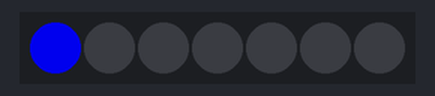
A sketch run on a simulated Arduino Uno, built with avr-gcc and run on an emulated ATmega328P. Parts: 7 RGB LEDs in strip order, left to right. Dim RGB values are drawn brighter than linear.

Above: at 0.1 s.
At 1.1 s:
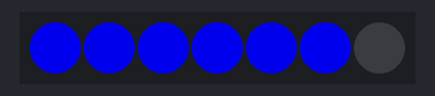
At 4.8 s:
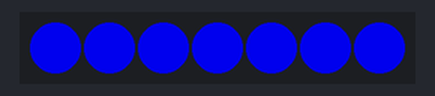
At 13.51 s:
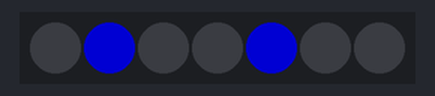
At 22.25 s:
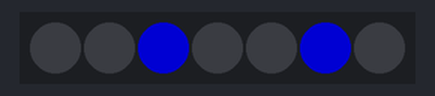
At 39.94 s:
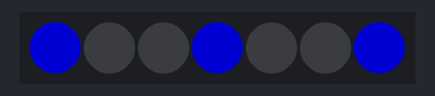
Timing chart, 0 to 40.0 s (numbered marks = the images above):
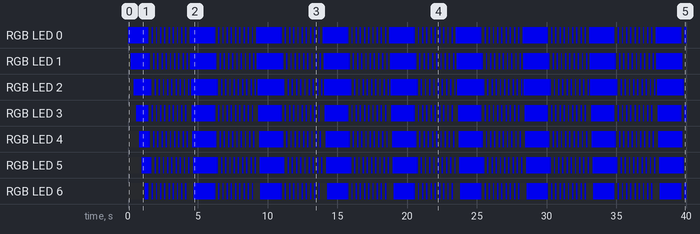

Measured:
- by itself, RGB LED 0: off → RGB(0, 0, 200) at 0.00 s, → RGB(0, 0, 127) 1.4 s later, → off 0.10 s later, → RGB(0, 0, 127) 0.20 s later, … (172 changes in this stretch)
- by itself, RGB LED 1: off → RGB(0, 0, 200) at 0.20 s, → RGB(0, 0, 127) 1.3 s later, → off 0.10 s later, → RGB(0, 0, 127) 0.20 s later, … (171 changes in this stretch)

The sketch:

headdress.ino
```cpp
// Pulse width modulation effect (Breathing)
// Loading onto the GEMMA
//Step one Select Tools > Board > Gemma Board
//Step two Select Tools > Programmer > TinyISP
//Step three Press the balck button on the Gemma - you must upload sketch within 10 seconds
// Step four upload sketch


#include <Adafruit_NeoPixel.h>

#define PIN 1

Adafruit_NeoPixel strip = Adafruit_NeoPixel(7, PIN, NEO_GRB + NEO_KHZ800);

void setup() {
  strip.begin();
  strip.show();
}

void loop() {
  colorWipe(strip.Color(0, 0, 200), 200); //Blue
  theaterChase(strip.Color(  0,   0, 127), 100); // Blue
  colorWipe(strip.Color(0, 0, 200), 50);

}
// Fill the dots one after the other with a color
void colorWipe(uint32_t c, uint8_t wait) {
  for(uint16_t i=0; i<strip.numPixels(); i++) {
      strip.setPixelColor(i, c);
      strip.show();
      delay(wait);
  }
}

// twinkle pattern
//Theatre-style crawling lights.
void theaterChase(uint32_t c, uint8_t wait) {
  for (int j=0; j<10; j++) {  //do 10 cycles of chasing
    for (int q=0; q < 3; q++) {
      for (int i=0; i < strip.numPixels(); i=i+3) {
        strip.setPixelColor(i+q, c);    //turn every third pixel on
      }
      strip.show();

      delay(wait);

      for (int i=0; i < strip.numPixels(); i=i+3) {
        strip.setPixelColor(i+q, 0);        //turn every third pixel off
      }
    }
  }
}
```
